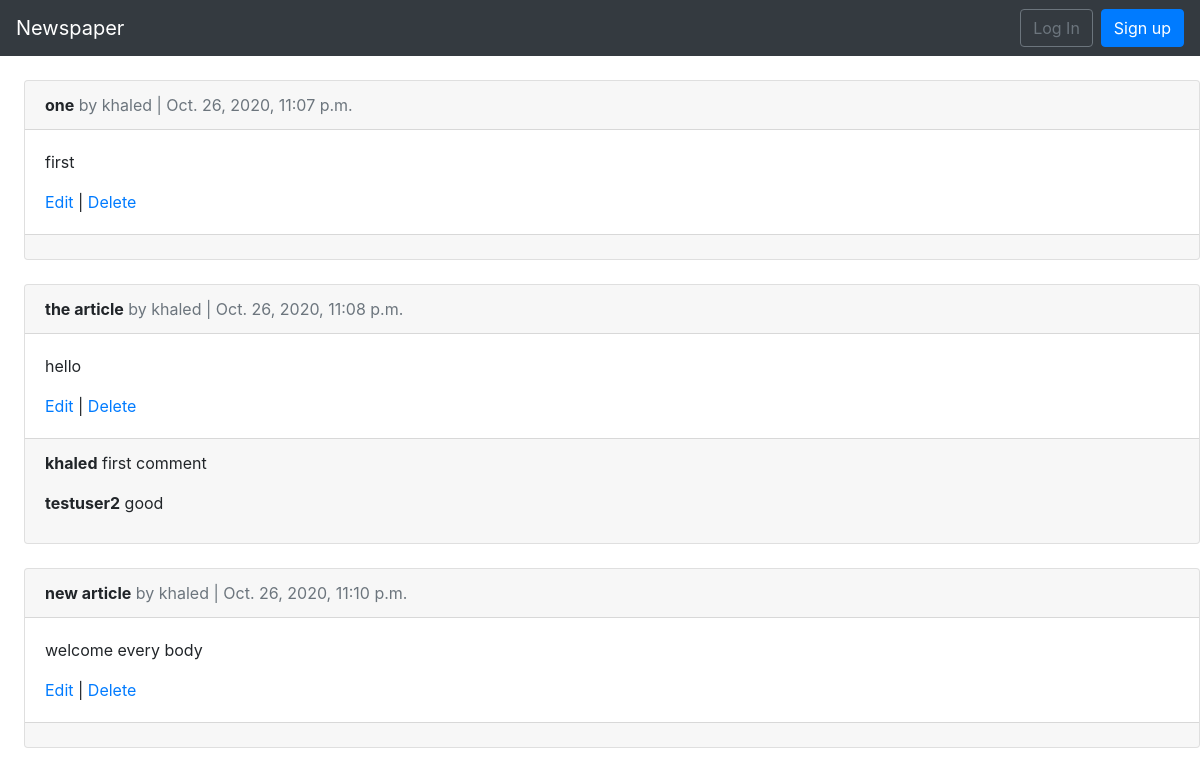
The app's page /articles/ with its own data.
### articles/models.py (models this page shows, shortened)
class Article (models.Model):
    title = models.CharField(max_length=255)
    body = models.TextField()
    date = models.DateTimeField(auto_now_add=True)
    author = models.ForeignKey(get_user_model(), on_delete=models.CASCADE,)

class Comment (models.Model):
    article = models.ForeignKey(
        Article , on_delete=models.CASCADE , related_name= "comments"
    )
    comment = models.CharField(max_length=140)
    author = models.ForeignKey(get_user_model(), on_delete=models.CASCADE)
    def __str__(self):
        return self.comment

### users/models.py (models this page shows)
class CustomUser (AbstractUser):
    age = models.PositiveIntegerField(null = True , blank = True)

### articles/views.py (the view)
# urls.py: path("", ArticleListView.as_view(), name = "article_list"),
class ArticleListView (ListView):
    model = Article
    template_name = "article_list.html"

### templates/article_list.html (shortened to what this page needs)
{% extends 'base.html' %}
{% block content %}
    {% for article in object_list %}
        <div class="card ml-4">
        <div class='card-header'>
            <span class="font-weight-bold">{{ article.title }}</span>
            <span class="text-muted"> by {{ article.author }} | {{article.date}} </span>
        </div>
        <div class="card-body">
            <p>{{ article.body }}</p>
            <a href={% url 'article_edit' article.pk %}>Edit</a> |
            <a href={% url 'article_delete' article.pk %}>Delete</a>
        </div>
        <div class="card-footer">
        {% for comment in article.comments.all %}
            <p>
                <span class="font-weight-bold">{{ comment.author }}</span>
                {{ comment }}
            </p>
        {% endfor %}
        </div>
        </div>
    <br>
    {% endfor %}
{% endblock content %}

### templates/base.html (shortened to what this page needs)
<!DOCTYPE html>
<html lang="en">
<head>
    <link rel="stylesheet" href="https://stackpath.bootstrapcdn.com/bootstrap/4.1.3/css/bootstrap.min.css">
</head>
<body>
    <nav class="navbar navbar-expand-md navbar-dark bg-dark mb-4">
      <a class="navbar-brand" href="{% url 'home' %}">Newspaper</a>
      <div class="collapse navbar-collapse" id="navbarCollapse">
        {% if user.is_authenticated %}
          <ul class="navbar-nav ml-auto">
            <li class="nav-item">
              <a class="nav-link dropdown-toggle" href="#" id="userMenu" data-toggle="dropdown" aria-haspopup="true" aria-expanded="false">
                {{ user.username }}
              </a>
              <div class="dropdown-menu dropdown-menu-right" aria-labelledby="userMenu">
                <a class="dropdown-item" href="{% url 'password_change'%}">Change password</a>
                <div class="dropdown-divider"></div>
                <a class="dropdown-item" href="{% url 'logout' %}">
                Log Out</a>
              </div>
            </li>
          </ul>
        {% else %}
          <form class="form-inline ml-auto">
            <a href="{% url 'login' %}" class="btn btn-outline-secondary">
            Log In</a>
            <a href="{% url 'signup' %}" class="btn btn-primary ml-2">
            Sign up</a>
          </form>
        {% endif %}
      </div>
    </nav>
    <div>
        {% block content %}
        {% endblock content %}
    </div>
</body>
</html>

### records on screen
Article: title "one", author "khaled", date "Oct. 26, 2020, 11:07 p.m.", body "first"
Article: title "the article", author "khaled", date "Oct. 26, 2020, 11:08 p.m.", body "hello"
Comment: author "khaled", comment "first comment"
Comment: author "testuser2", comment "good"
Article: title "new article", author "khaled", date "Oct. 26, 2020, 11:10 p.m.", body "welcome every body"
